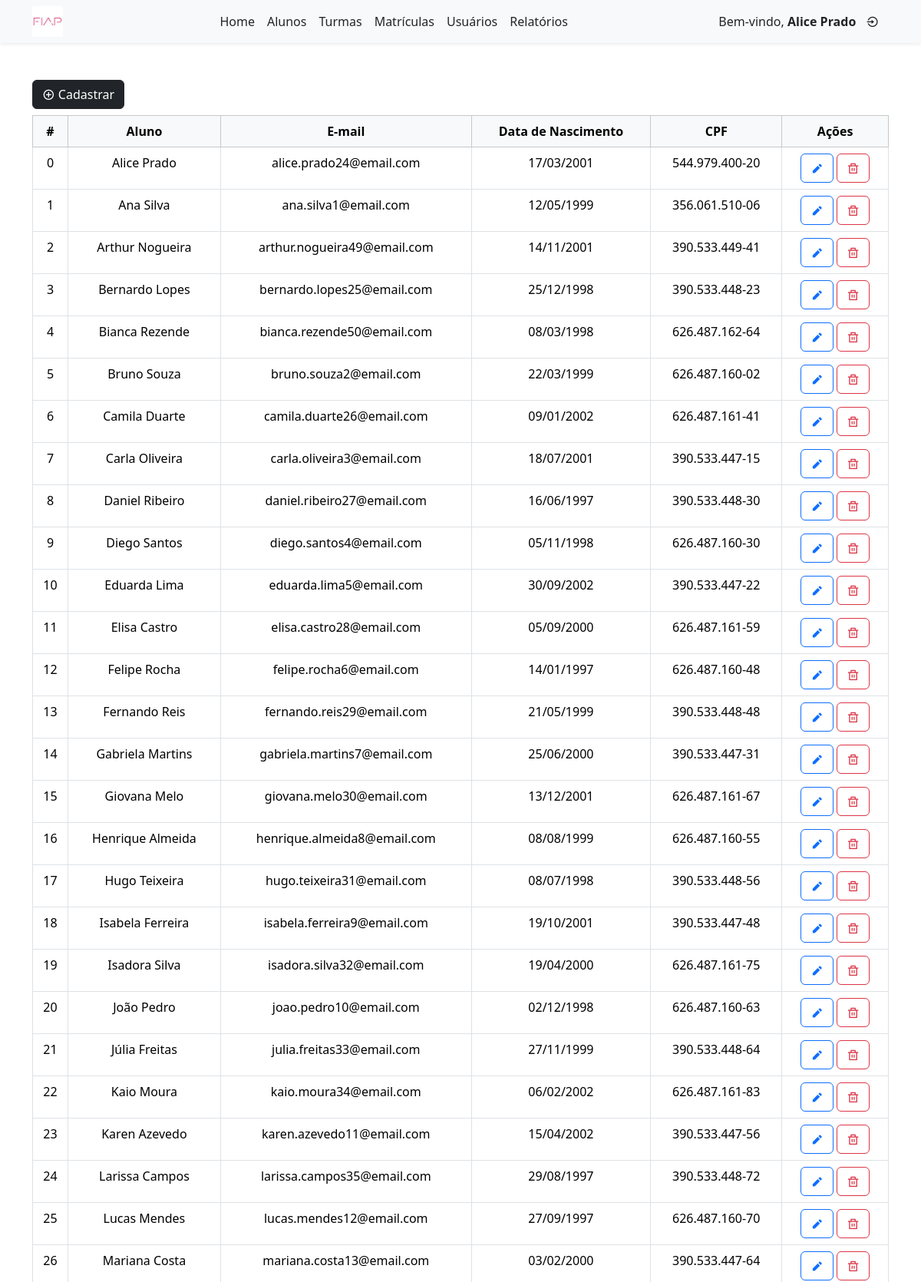
The app's page /students (signed in, upper part) with its own data.
### tables this page shows
CREATE TABLE `students_tbl` (
  `id` int(11) NOT NULL,
  `name` varchar(50) NOT NULL,
  `date_of_birth` date NOT NULL,
  `document` varchar(11) NOT NULL COMMENT 'Field intended for the student''s CPF',
  `email` varchar(50) NOT NULL,
  `password` varchar(50) NOT NULL,
  `updated_at` datetime NOT NULL DEFAULT current_timestamp(),
  `deleted_at` datetime DEFAULT NULL
);

### src/Utils/RenderView.php (called while the page is built, shortened)
<?php
class RenderView
{
  public function loadView($view, $args): void
  {
    extract($args);
    $path = '/../../views/';
    require_once __DIR__ . $path . 'templates/header.php';
    require_once __DIR__ . $path . "$view.php";
    require_once __DIR__ . $path . 'templates/footer.php';
  }
}

### src/Core/Controller.php (called while the page is built, shortened)
<?php
class Controller
{
    protected function view(string $view, array $args): void
    {
        $renderView = new RenderView();
        $renderView->loadView($view, $args);
    }
}

### src/Controllers/StudentsController.php (called while the page is built, shortened)
<?php
class StudentsController extends Controller
{
    private StudentsService $studentsService;
    public function __construct()
    {
        $this->studentsService = new StudentsService();
    }
    public function index(): void
    {
        $data = $this->studentsService->index();
        $this->view('students/index', [
            'students' => $data
        ]);
    }
}

### index.php (called while the page is built, shortened)
<?php
require 'config/functions.php';
$core = new Core();
$core->run(Routes::all());

### src/Services/Students/StudentsService.php (called while the page is built, shortened)
<?php
class StudentsService
{
    private StudentsRepository $studentsRepository;
    public function __construct()
    {
        $this->studentsRepository = new StudentsRepository();
    }
    public function index(): array
    {
        $students = [];
        $data = $this->studentsRepository->getAll();
        if (!empty($data)) {
            foreach ($data as $student) {
                $students[] = [
                    'id' => $student['id'],
                    'name' => $student['name'],
                    'email' => $student['email'],
                    'date_of_birth' => date('d/m/Y', strtotime($student['date_of_birth'])),
                    'document' => formatCpf($student['document']),
                ];
            }
        }
        return $students;
    }
}

### src/Repositories/StudentsRepository.php (called while the page is built, shortened)
<?php
class StudentsRepository extends Repository
{
    public function __construct()
    {
        $studentsModel = new Students();
    }
    public function getAll(array $filters = []): array
    {
        $params = [];
        $params['FILTER']['deleted_at IS NULL'] = NULL;
        $params['FIELDS'] = 'id, name, date_of_birth, document, email';
        $params['ORDERBY'] = 'name ASC';
        return $this->consult($params);
    }
}

### src/Core/Repository.php (called while the page is built, shortened)
<?php
class Repository
{
    private $db_host = DB_HOST;
    private $db_user = DB_USER;
    private $db_pass = DB_PASS;
    private $db_name = DB_NAME;
    private $model;
    protected function setModel(object $model): void
    {
        $this->model = $model;
    }
    protected function getConnection(): PDO
    {
        try {
            $pdo = new PDO(
                "mysql:dbname=$this->db_name;host=$this->db_host",
                $this->db_user,
                $this->db_pass
            );
            return $pdo;
        } catch (PDOException $e) {
            $newController = new ErrorsController();
            $newController->showMessage(
                'Não foi possível se conectar a uma base de dados com as informações fornecidas' . '<br>'
                . '<li> Servidor: ' . $this->db_host . '</li>'
                . '<li> Base de Dados: ' . $this->db_name . '</li>'
                . '<li> Usuário: ' . $this->db_user . '</li>'
                . '<li> Senha: ' . $this->db_pass . '</li>'
                . '<li> Mensagem: ' . $e->getMessage() . '</li>'
            );
            exit;
        }
    }
    protected function consult($params): array
    {
        $query = 'SELECT ';
        $query .= !empty($params) && isset($params['FIELDS']) ? $params['FIELDS'] : '*';
        $query .= ' FROM ' . $this->model->getTable();
        if (!empty($params) && isset($params['FILTER'])) {
            $query .= ' WHERE ';
            foreach ($params['FILTER'] as $field => $value) {
                $end = array_key_last($params['FILTER']) == $field;
                $query .= $field . (!empty($value) ? (' = ' . '"' . $value . '"') : '') . ($end ? '' : ' AND ');
            }
        }
        $query .= !empty($params) && isset($params['GROUPBY']) ? (' GROUP BY ' . $params['GROUPBY']) : '';
        $query .= !empty($params) && isset($params['ORDERBY']) ? (' ORDER BY ' . $params['ORDERBY']) : '';
        return $this->select($query);
    }
    private function select($query): array
    {
        $stmt = $this->getConnection()->query($query);
        return $stmt->fetchAll(PDO::FETCH_ASSOC) ?? [];
    }
}

### src/Core/Model.php (called while the page is built, shortened)
<?php
class Model
{
    private $table;
    public function setTable(string $table): void
    {
        $this->table = $table;
    }
    public function getTable(): string
    {
        return $this->table;
    }
}

### config/functions.php (called while the page is built, shortened)
<?php
if (!function_exists('formatCpf')) {
    function formatCpf(string $cpf): string
    {
        $cpf = preg_replace('/\D/', '', $cpf);
        return substr($cpf, 0, 3) . '.'
            . substr($cpf, 3, 3) . '.'
            . substr($cpf, 6, 3) . '-'
            . substr($cpf, 9, 2);
    }
}
if (!function_exists('base64urlEncode')) {
    function base64urlEncode(string $str): string
    {
        $base64 = base64_encode($str);
        $base64url = strtr($base64, '+/', '-_');
        return rtrim($base64url, '=');
    }
}

### views/students/index.php (the view, shortened to what this page needs)
<?php require_once __DIR__ . '/../templates/navbar.php'; ?>
<div class="container mt-5" style="margin-bottom: 4%;">
    <a href="<?php echo BASE_URL ?>/dataStudents"><button type="button" class="btn btn-dark mb-2"><i class="ri-add-circle-line"></i> Cadastrar</button></a>
    <div class="table-responsive">
        <table class="table table-bordered table-hover text-center mb-5">
            <thead class="table-light">
                <tr class="sticky-top">
                    <th>#</th>
                    <th>Aluno</th>
                    <th>E-mail</th>
                    <th data-is-date="true">Data de Nascimento</th>
                    <th>CPF</th>
                    <th>Ações</th>
                </tr>
            </thead>
            <tbody>
                <?php if (count($students) > 0) {
                    foreach ($students as $index => $student) { ?>
                        <tr>
                            <td><?php echo $index ?></td>
                            <td><?php echo $student['name'] ?></td>
                            <td><?php echo $student['email'] ?></td>
                            <td><?php echo $student['date_of_birth'] ?></td>
                            <td><?php echo $student['document'] ?></td>
                            <td>
                                <a href="<?php echo BASE_URL ?>/editStudents/<?php echo base64urlEncode($student['id']) ?>"><button type="button" class="btn btn-outline-primary"><i class="ri-pencil-fill"></i></button></a>
                                <button type="button" class="btn btn-outline-danger delete-data-open-modal"
                                    data-id="<?php echo $student['id'] ?>"
                                    data-name="<?php echo $student['name'] ?>"
                                    data-delete-url="<?php echo BASE_URL ?>/deleteStudent/<?php echo base64urlEncode($student['id']) ?>"
                                ><i class="ri-delete-bin-line"></i></button>
                            </td>
                        </tr>
                    <?php }
                } else { ?>
                    <tr>
                        <td colspan="6">Nenhum registro de <strong>alunos</strong> foi encontrado em nosso sistema.</td>
                    </tr>
                <?php } ?>
            </tbody>
        </table>
    </div>
</div>
<?php require_once __DIR__ . '/../templates/footer.php'; ?>

### src/Core/Core.php (shortened to what this page needs)
<?php
class Core
{
    public function run(array $routes): void
    {
        $url = '/';
        $url .= isset($_GET['url']) ? $_GET['url'] : '';
        $url = ($url != '/') ? rtrim($url, '/') : $url;
        foreach ($routes as $path => $method) {
            $pattern = '#^' . preg_replace('/{params}/', '([\w-]+|\d+)', $path) . '$#';
            if (preg_match($pattern, $url, $matches)) {
                array_shift($matches);
                [$controller, $action] = explode('@', $method);
                $controller = 'Src\\Controllers\\' . $controller;
                $newController = new $controller();
                $newController->$action($matches);
            }
        }
    }
}

### records on screen
students_tbl: index "0", name "Alice Prado", email "alice.prado24@email.com", date_of_birth "17/03/2001", document "544.979.400-20"
students_tbl: index "1", name "Ana Silva", email "ana.silva1@email.com", date_of_birth "12/05/1999", document "356.061.510-06"
students_tbl: index "2", name "Arthur Nogueira", email "arthur.nogueira49@email.com", date_of_birth "14/11/2001", document "390.533.449-41"
students_tbl: index "3", name "Bernardo Lopes", email "bernardo.lopes25@email.com", date_of_birth "25/12/1998", document "390.533.448-23"
students_tbl: index "4", name "Bianca Rezende", email "bianca.rezende50@email.com", date_of_birth "08/03/1998", document "626.487.162-64"
students_tbl: index "5", name "Bruno Souza", email "bruno.souza2@email.com", date_of_birth "22/03/1999", document "626.487.160-02"
students_tbl: index "6", name "Camila Duarte", email "camila.duarte26@email.com", date_of_birth "09/01/2002", document "626.487.161-41"
students_tbl: index "7", name "Carla Oliveira", email "carla.oliveira3@email.com", date_of_birth "18/07/2001", document "390.533.447-15"
students_tbl: index "8", name "Daniel Ribeiro", email "daniel.ribeiro27@email.com", date_of_birth "16/06/1997", document "390.533.448-30"
students_tbl: index "9", name "Diego Santos", email "diego.santos4@email.com", date_of_birth "05/11/1998", document "626.487.160-30"
students_tbl: index "10", name "Eduarda Lima", email "eduarda.lima5@email.com", date_of_birth "30/09/2002", document "390.533.447-22"
students_tbl: index "11", name "Elisa Castro", email "elisa.castro28@email.com", date_of_birth "05/09/2000", document "626.487.161-59"
students_tbl: index "12", name "Felipe Rocha", email "felipe.rocha6@email.com", date_of_birth "14/01/1997", document "626.487.160-48"
students_tbl: index "13", name "Fernando Reis", email "fernando.reis29@email.com", date_of_birth "21/05/1999", document "390.533.448-48"
students_tbl: index "14", name "Gabriela Martins", email "gabriela.martins7@email.com", date_of_birth "25/06/2000", document "390.533.447-31"
students_tbl: index "15", name "Giovana Melo", email "giovana.melo30@email.com", date_of_birth "13/12/2001", document "626.487.161-67"
students_tbl: index "16", name "Henrique Almeida", email "henrique.almeida8@email.com", date_of_birth "08/08/1999", document "626.487.160-55"
students_tbl: index "17", name "Hugo Teixeira", email "hugo.teixeira31@email.com", date_of_birth "08/07/1998", document "390.533.448-56"
students_tbl: index "18", name "Isabela Ferreira", email "isabela.ferreira9@email.com", date_of_birth "19/10/2001", document "390.533.447-48"
students_tbl: index "19", name "Isadora Silva", email "isadora.silva32@email.com", date_of_birth "19/04/2000", document "626.487.161-75"
students_tbl: index "20", name "João Pedro", email "joao.pedro10@email.com", date_of_birth "02/12/1998", document "626.487.160-63"
students_tbl: index "21", name "Júlia Freitas", email "julia.freitas33@email.com", date_of_birth "27/11/1999", document "390.533.448-64"
students_tbl: index "22", name "Kaio Moura", email "kaio.moura34@email.com", date_of_birth "06/02/2002", document "626.487.161-83"
students_tbl: index "23", name "Karen Azevedo", email "karen.azevedo11@email.com", date_of_birth "15/04/2002", document "390.533.447-56"
students_tbl: index "24", name "Larissa Campos", email "larissa.campos35@email.com", date_of_birth "29/08/1997", document "390.533.448-72"
students_tbl: index "25", name "Lucas Mendes", email "lucas.mendes12@email.com", date_of_birth "27/09/1997", document "626.487.160-70"
students_tbl: index "26", name "Mariana Costa", email "mariana.costa13@email.com", date_of_birth "03/02/2000", document "390.533.447-64"
